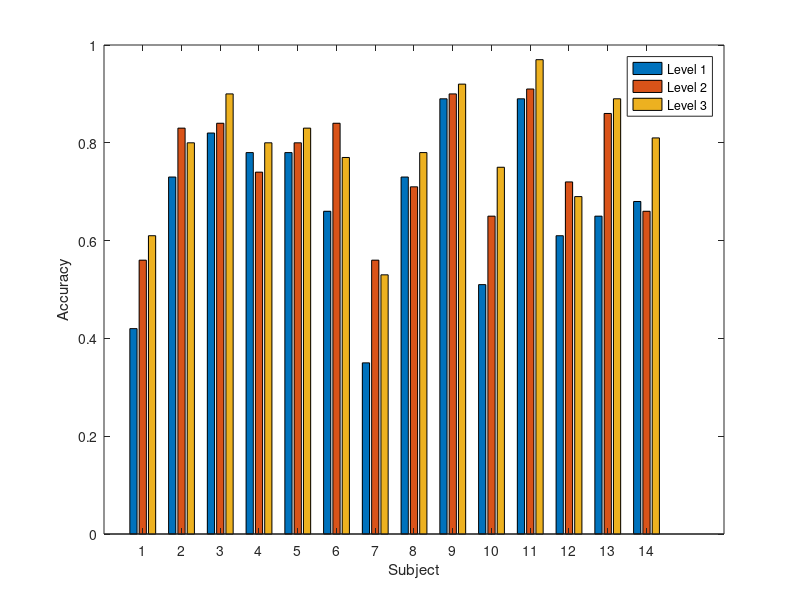

The MATLAB source for this figure:
% ***
% A script for simulating the data for the model 3 (comparison of
% different BCI approaches in a within-subject design)
% ***

%% Define experiment parameters
SAVE_RESULTS = true; 
PLOT_RESULTS = true; 
FILENAME_EXP = 'SimulatedExp3'; % Name for saving simulated data (without extension)
N_S = 14; % Number of subjects in the experiment
N_L = 3; % Number of factor levels in the experiment
N_O = N_S * N_L; % Total number of observations in the experiment
T = repmat(100, N_O, 1); % Number of trials for each subject

%% Define true parameter values
beta0_prob_true = 0.75; % Grand average accuracy (over factor levels and subjects; on probability scale)
beta0_true = log(beta0_prob_true / (1 - beta0_prob_true)); % Accuracy for the average value of the covariate (on logit scale)
beta1_true = [-0.3 0.1 0.2]; % Deviations from the grand average for each factor level
beta1_true = beta1_true - mean(beta1_true); % Ensure that the deviations satisfy the sum-to-zero constraint
sigma_alpha_true = 0.1; % SD of unexplained variation (on logit scale)
sigma_eta_true = 0.7; % SD of inter-subject variation

%% Generate data
% Make the observation labels (subject and factor level indicators)
s = reshape(repmat(1 : N_S, N_L, 1), [], 1); % subject indicator for each observation
l = repmat([1 : N_L]', N_S, 1); % level indicator for each observation

% Generate subject-wise random effects
eta_unadjusted = normrnd(0, sigma_eta_true, N_S, 1);
eta_true = eta_unadjusted - mean(eta_unadjusted); % Constrain to sum to zero

% Generate subject-wise accuracies
mu_true = NaN(N_O, 1);
alpha_true = NaN(N_O, 1);
psi_true = NaN(N_O, 1);
y = NaN(N_O, 1);

for iObs = 1 : N_O
    mu_true(iObs) = beta0_true + beta1_true(l(iObs)) + eta_true(s(iObs)); % predicted accuracy on the logit scale
    alpha_true(iObs) = normrnd(mu_true(iObs), sigma_alpha_true); % accuracies on the logit scale
    psi_true(iObs) = 1 ./ (1 + exp(-alpha_true(iObs))); % accuracies on the probability scale
    y(iObs) = binornd(T(iObs), psi_true(iObs));
end


%% Plot data
if PLOT_RESULTS
    sampleAcc = y ./ T;
    barinput = reshape(sampleAcc, N_L, N_S);
    figure, bar(barinput')
    xlabel('Subject')
    ylabel('Accuracy')
    legend(arrayfun(@(x) sprintf('Level %d', x), 1 : N_L, 'UniformOutput', false), 'Location', 'best')
end
%% Save data
if SAVE_RESULTS
    % Save the true parameters and data in Matlab format
    save([FILENAME_EXP '.mat'],...
        'N_S', 'N_L', 'N_O', 'T', 's', 'l', ... % experimental design
        'beta0_prob_true', 'beta0_true', 'beta1_true', 'sigma_alpha_true', 'sigma_eta_true',... % true top-level parameter values
        'eta_true', 'mu_true', 'psi_true', 'alpha_true',... % true subject-level parameter values
        'y'); % generated data
        
    % Save data in the format expected by 'run_model3.m' script
    dlmwrite([FILENAME_EXP '.csv'], [s l y T], ';', 1, 2);
end